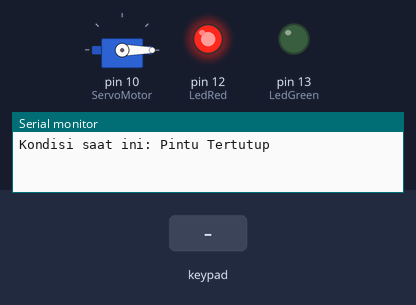
The sketch below on a simulated Arduino Uno, built with avr-gcc and run on an emulated ATmega328P. Parts: servo, output pins drawn as LEDs (lit = HIGH), the last lines printed to the serial monitor. Inputs (shaded band) come from the test bench.

Above: at 1.2 s.
1.3 s: keypad keys A 7 4 8 * pressed 0.4 s apart
At 3.4 s:
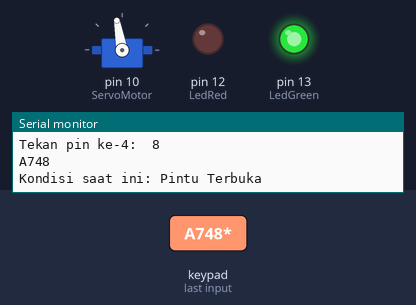
4.8 s: key 'B' pressed
7.8 s: key 'C' pressed
9.5 s: keypad keys A 7 4 8 # pressed 0.4 s apart
13.0 s: key '*' pressed
14.5 s: keypad keys A 7 4 8 D pressed 0.4 s apart
Timing chart, 0 to 17.5 s (numbered marks = the images above; inputs shaded):
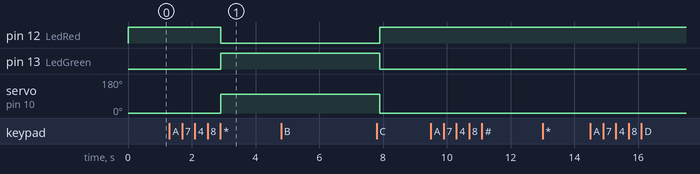

The sketch:

password-door-system.ino
```cpp
#include <Servo.h>
#include <Keypad.h>

Servo ServoMotor;
char* password1 = "A748";
char* password2 = "37B9";
char* password3 = "C2A1B";
char* password4 = "5C06D";
char* password5 = "4D9BA7";
char* password6 = "D3CA13";

char key;

String TempPass = "";
int position = 0;
const byte ROWS = 4;
const byte COLS = 4;
char keys[ROWS][COLS] = {
  {'1','2','3','A'},
  {'4','5','6','B'},
  {'7','8','9','C'},
  {'*','0','#','D'}
};

byte rowPins[ROWS] = { 9, 8, 7, 6 };
byte colPins[COLS] = { 5, 4, 3, 2 };
Keypad keypad = Keypad( makeKeymap(keys), rowPins, colPins, ROWS, COLS );
int LedRed = 12;
int LedGreen = 13;

void setup(){
  Serial.begin(9600);
  pinMode(LedRed, OUTPUT);
  pinMode(LedGreen, OUTPUT);
  ServoMotor.attach(10);
  LockedPosition(true);
}

void loop(){
key = keypad.getKey();
  if (key != NULL){
  if (key != '*') {SimPass();
  Serial.print("Tekan pin ke-");
  Serial.print(String(position)+":  ");
  Serial.println(key);
  }
}
  if (key == '*'){
    Serial.println(TempPass);
    if ((TempPass==password1)
    ||(TempPass==password2)
    ||(TempPass==password3)
    ||(TempPass==password4)
    ||(TempPass==password5)
    ||(TempPass==password6)){
      AksesOK();
    } else {
      Serial.println("PASSWORD SALAH!");
    }
    TempPass = ""; position = 0;
  }
}

void AksesOK(){
  LockedPosition(false);
  delay(5000);
  LockedPosition(true);
}

void SimPass(){
  TempPass = TempPass + String(key);
  position++;
}

void LockedPosition(int locked){
  if (locked){
    digitalWrite(LedRed, HIGH);
    digitalWrite(LedGreen, LOW);
    ServoMotor.write(0);
    Serial.println("Kondisi saat ini: Pintu Tertutup");
  }
   else {
    digitalWrite(LedRed, LOW);
    digitalWrite(LedGreen, HIGH);
    ServoMotor.write(100);
    Serial.println("Kondisi saat ini: Pintu Terbuka");
  }
}
```

Measured:
- after the input at 1.3 s, pin 12 (LedRed): HIGH → LOW after 1.6 s; pin 13 (LedGreen): LOW → HIGH after 1.6 s; servo on pin 10 (ServoMotor): 0° → 100° after 1.6 s
- after the input at 4.8 s, every drawn part: stays the same
